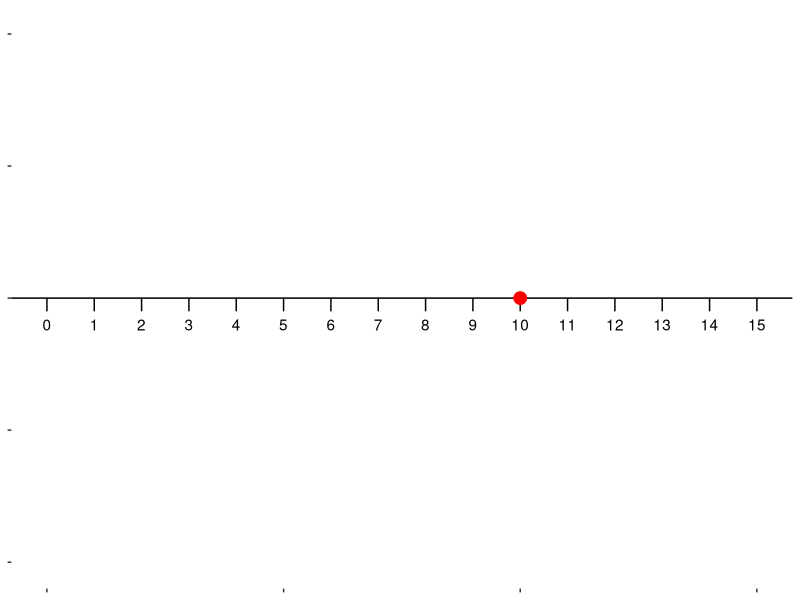
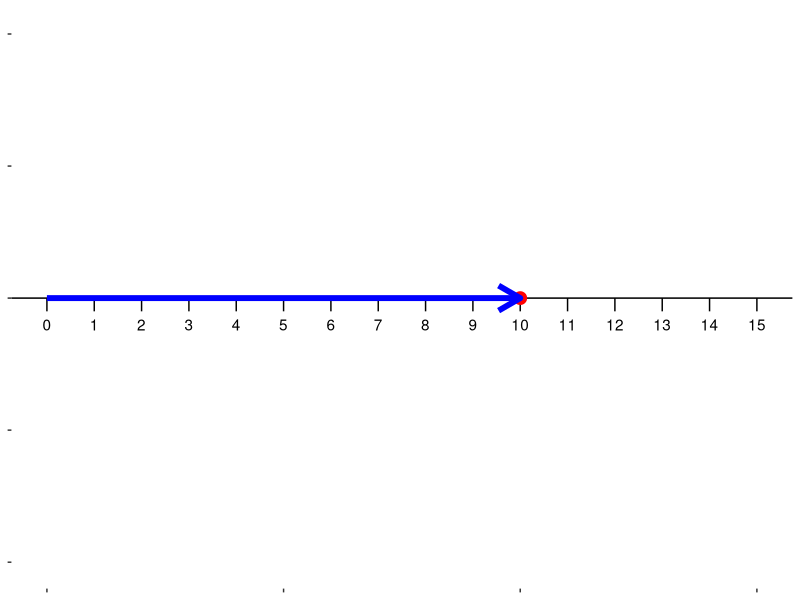
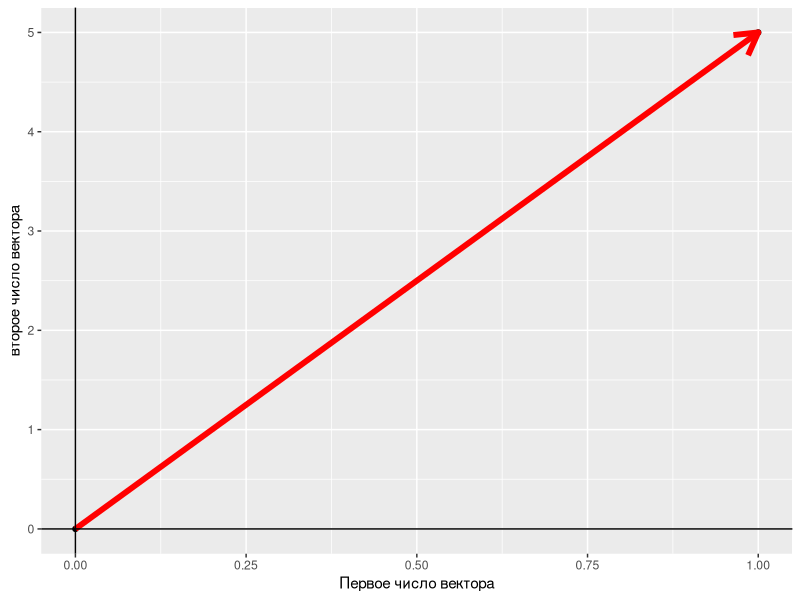
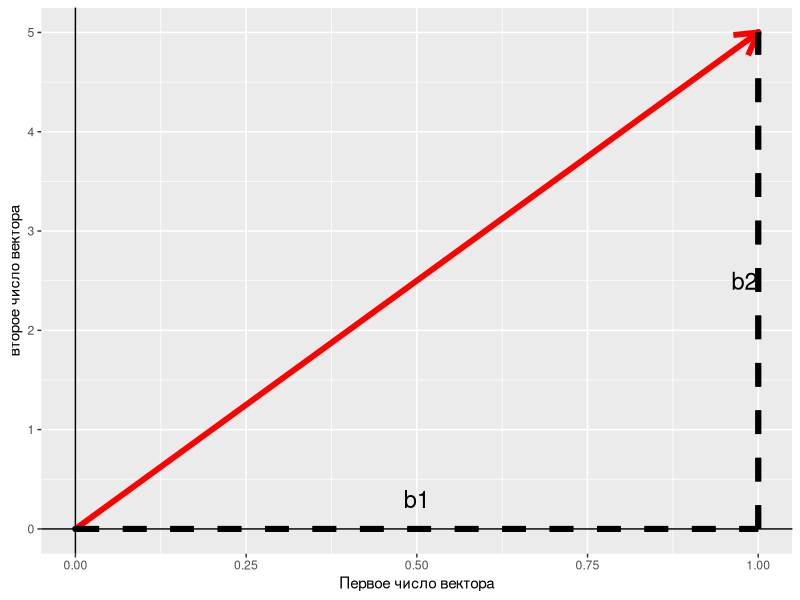
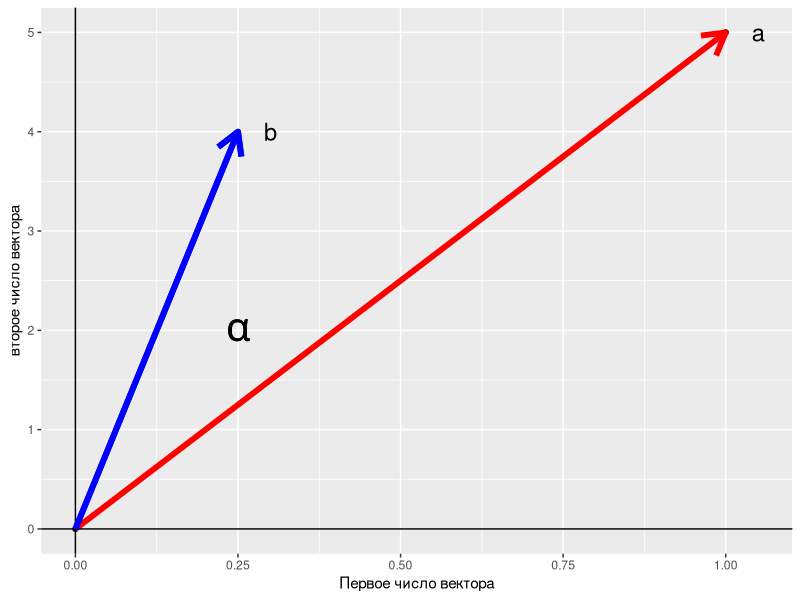
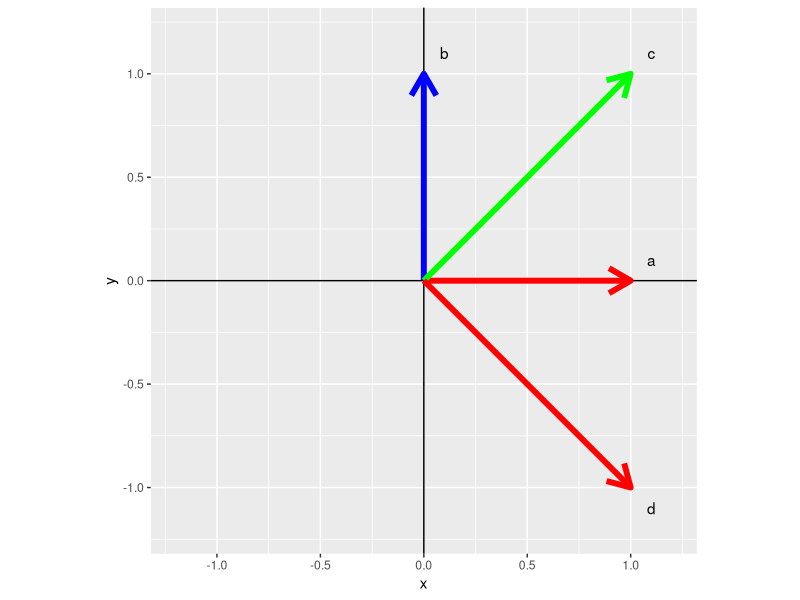
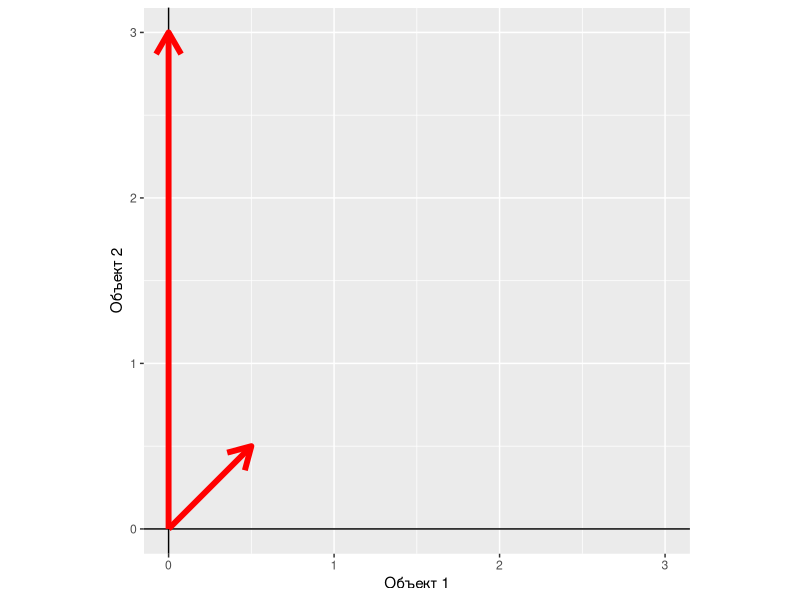
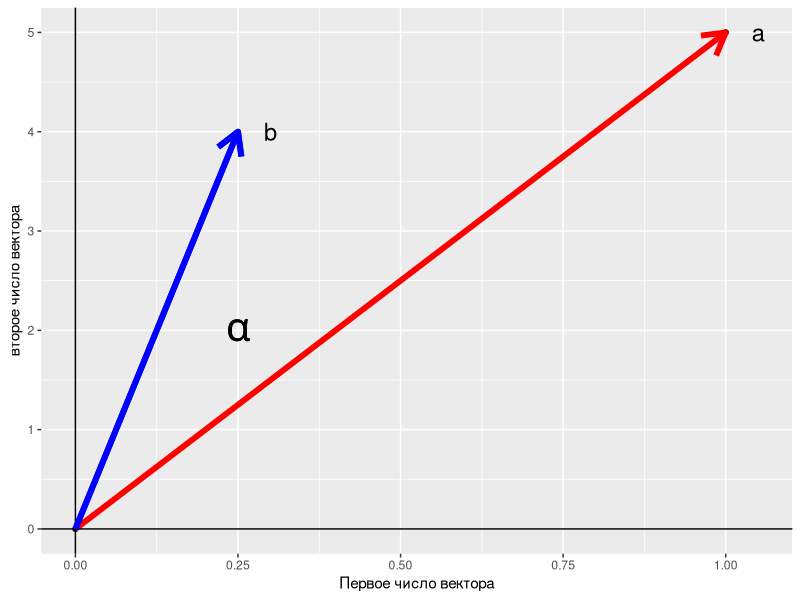

Write the R code that produced these figures, in order. (Note: this script raises an error after producing the figures.)
## ---- chunk 1
# output options
options(width = 70, scipen = 6, digits = 3)
library(knitr)
library(ggplot2)
library(grid)
library(gridExtra)


# chunk default options
opts_chunk$set(fig.align='center', tidy = FALSE, fig.width = 7, fig.height = 3, warning = FALSE)

ar <- arrow(type = "closed", length = unit(0.15,"cm"))
## ---- chunk 2
matrix(1:12, ncol = 3)
## ---- chunk 3
diag(seq(1,5))
## ---- chunk 4
A <- matrix(1:12, ncol = 3)
A
## ---- chunk 5
B <- t(A)
B
## ---- chunk 6
A + 4
## ---- chunk 7
A + A
## ---- chunk 8
A * 4
## ---- chunk 9
A * c(10, 11, 12, 13)

## ---- chunk 10
seq(1, 10, 2)
## ---- chunk 11
rnorm(10, 0, 1)
## ---- chunk 12
runif(1)
## ---- chunk 13
Pl_numeric_axis <- ggplot() + geom_hline(yintercept = 0) + theme(panel.background = element_blank(), axis.title = element_blank(), axis.text.y = element_blank()) + xlim(0,15) + ylim(1,-1) + geom_text(aes(x = 0:15, y = 0.1, label = paste(c(0,1:15) ))) + geom_segment(aes(x = 0:15, xend = 0:15, y =0, yend = 0.05)) + theme(axis.text.x = element_blank())
## ---- chunk 14
Pl_numeric_axis + 
  geom_point(aes(x= 10, y = 0), color = "red", size = 4)
## ---- chunk 15
Pl_numeric_axis + 
  geom_point(aes(x= 10, y = 0), color = "red", size = 4) +
  geom_segment(aes(x = 0, xend = 10, y = 0, yend = 0), color="blue", size = 2, arrow = arrow())
## ---- chunk 16
a <- data.frame(x = c(0, 1), y = c(0, 5))

Pl_vector <- 
ggplot(a, aes(x, y)) + 
  geom_point() + 
  geom_path(arrow = arrow(), size = 2, color = "red") + 
  labs(x="Первое число вектора", y ="второе число вектора")  + geom_hline(yintercept = 0) +
  geom_vline(xintercept = 0)

Pl_vector

## ---- chunk 17
Pl_vector + 
  geom_segment(aes(x = 0, xend = 1, y = 0, yend = 0), linetype = 2, size = 2) +
  geom_segment(aes(x = 1, xend = 1, y = 0, yend = 5), linetype = 2, size = 2) +
  geom_text(aes(x = c(0.5, 0.98), y = c(0.3, 2.5), label = c("b1", "b2")), size = 6)
  

## ---- chunk 18
Vec <- 1:5

sqrt(sum(Vec^2))

norm(t(Vec), type = "F") #Аналогчное решение
## ---- chunk 19
a <- c(2, 3, 1, 1, 2)
b <- c(1200, 1300, 1100, 1500, 800)

a %*% b
## ---- chunk 20
# library(ggforce)
# 
# arcs <- data.frame(
#   start = seq(0, 2 * pi, length.out = 11)[-11],
#   end = seq(0, 2 * pi, length.out = 11)[-1],
#   r = rep(1:2, 5)
# )
# 

Pl_vector + geom_segment(aes(x = 0, xend = 0.25, y = 0, yend = 4), arrow = arrow(), color = "blue", size = 2) + geom_text(aes(x = c(1 + 0.05, 0.25 +0.05), y = c(5, 4), label = c("a", "b")), size = 6) +  geom_text(aes(x = 0.25, y = 2, label=(paste(expression(alpha))) ),parse = TRUE, size = 10)
## ---- chunk 21
a <- c(0, 1)
b <- c(1, 0)
c <- c(1, 1)
d <- c(1, -1)
## ---- chunk 22
(a) %*% (b) #Ортогональны
(c) %*% (a) #Неортогональны
(c) %*% (b) #Неортогональны
(d) %*% (c) #Ортогональны
(c) %*% (a) #неортогональны
(b) %*% (d) #неортогональны


## ---- chunk 23

ggplot() + geom_vline(xintercept = 0) + geom_hline(yintercept = 0) + geom_segment(aes(x = 0, xend = 1, y = 0, yend = 0), arrow = arrow(), size = 2, color = "red")  + geom_segment(aes(x = 0, xend = 0, y = 0, yend = 1), arrow = arrow(), size = 2, color = "blue")   + geom_segment(aes(x = 0, xend = 1, y = 0, yend = 1), arrow = arrow(), size = 2, color = "green")  + geom_segment(aes(x = 0, xend = 1, y = 0, yend = -1), arrow = arrow(), size = 2, color = "red") + xlim(-1.2, 1.2) + ylim(-1.2,1.2) + coord_equal() + geom_text(aes(x=c(1.1, 0.1, 1.1, 1.1), y = c(0.1, 1.1, 1.1, -1.1), label=c("a", "b", "c", "d")))
## ---- chunk 24
Dat <- matrix(c(c(0.5, 0.5), c(0, 3)), nrow = 2)

row.names(Dat) <- c("Object1", "Object2")
colnames(Dat) <- c("Tr1", "Tr2") 

Dat_df <- as.data.frame(t(Dat))
Dat_df

ggplot(Dat_df) + geom_vline(xintercept = 0) + geom_hline(yintercept = 0) + geom_segment(aes(x = 0, xend = Object1, y = 0, yend = Object2), arrow = arrow(), size = 2, color = "red") + labs(x = "Объект 1", y = "Объект 2") + xlim(0, 3) + coord_fixed()
 
## ---- chunk 25
norm(t(Dat[ ,1 ]), type = "F") #Длина вектора Tr1 
norm(t(Dat[ , 2]), type = "F") #Длина вектора Tr2

## ---- chunk 26

cos_a <- (Dat[, 1] %*% Dat[, 2])/(norm(t(Dat[, 1]), type = "F") * 
                                    norm(t(Dat[, 2]), type = "F"))

cos_a

## ---- chunk 27
b <- data.frame(x = c(0, 0.25), y = c(0, 4))
Pl_vector + geom_segment(aes(x = 0, xend = 0.25, y = 0, yend = 4), arrow = arrow(), color = "blue", size = 2) + geom_text(aes(x = c(1 + 0.05, 0.25 +0.05), y = c(5, 4), label = c("a", "b")), size = 6) +  geom_text(aes(x = 0.25, y = 2, label=(paste(expression(alpha))) ),parse = TRUE, size = 10)
## ---- chunk 28
vec_a <- c(1, 5)
vec_b <- c(0.25, 4)

cos_alpha <- vec_a %*% vec_b / (norm(t(vec_a), type = "F") * norm(t(vec_b), type = "F")) 

cos_alpha
## ---- chunk 29
Pl_vector + geom_segment(aes(x = 0, xend = 0.25, y = 0, yend = 4), arrow = arrow(), color = "blue", size = 2) + geom_text(aes(x = c(1 + 0.05, 0.25 +0.05), y = c(5, 4), label = c("a", "b")), size = 6) +  geom_text(aes(x = 0.25, y = 2, label=(paste(expression(alpha))) ),parse = TRUE, size = 10)
## ---- chunk 30
vectors <- data.frame(a = c(1, 5), b = c(0.25, 4), c = c(-3, 0))
vectors



## ---- chunk 31
Pl_vector + 
  geom_segment(aes(x = 0, xend = 0.25, y = 0, yend = 4), arrow = arrow(), color = "blue", size = 2) + 
  geom_text(aes(x = c(1 + 0.05, 0.25 +0.05), y = c(5, 4), label = c("a", "b")), size = 6) +
  geom_segment(aes(x = 0, xend = -3, y = 0, yend = 0), arrow = arrow(), color = "darkgreen", size = 2) + 
    geom_text(aes(x = c(-3 - 0.05), y = c(0), label = c("с")), size = 6) 


## ---- chunk 32
with(vectors, a %*% b/(norm(t(a), type = "F") * norm(t(b), type = "F")) )

with(vectors, a %*% c/(norm(t(a), type = "F") * norm(t(c), type = "F")) )

with(vectors, b %*% c/(norm(t(b), type = "F") * norm(t(c), type = "F")) )

## ---- chunk 33
set.seed(12345)
vec_1 <- rnorm(100, 10, 1)
vec_2 <- -10*vec_1 + 10 + rnorm(100, 0, 10)
## ---- chunk 34
cor(vec_1, vec_2)
## ---- chunk 35
# Центрированные векторы
vec_1_c <- as.vector(scale(vec_1, center = T, scale = F))
vec_2_c <- as.vector(scale(vec_2, center = T, scale = F))

cos_alpha <- (vec_1_c %*% vec_2_c)/(norm(t(vec_1_c), type = "F")*norm(t(vec_2_c), type = "F"))
cos_alpha
## ---- chunk 36
Vec <- 1:5
Vec
## ---- chunk 37
normalized_Vec <- Vec/norm(t(Vec), type = "F")
normalized_Vec
## ---- chunk 38
norm(t(normalized_Vec), type = "F")

## ---- chunk 39
Dat <- matrix(c(c(0.5, 0.5), c(0, 3)), nrow = 2)

row.names(Dat) <- c("Object1", "Object2")
colnames(Dat) <- c("Tr1", "Tr2") 

Dat_df <- as.data.frame(t(Dat))

Dat_df_norm <- Dat_df

Dat_df
## ---- chunk 40

Dat_df_norm[1, ] <- Dat_df[1,]/norm(t(Dat_df[1,]), type = "F")

Dat_df_norm[2, ] <- Dat_df[2,]/norm(t(Dat_df[2,]), type = "F")

Dat_df_norm

ggplot() + geom_vline(xintercept = 0) + geom_hline(yintercept = 0) + geom_segment(dat = Dat_df, aes(x = 0, xend = Object1, y = 0, yend = Object2), arrow = arrow(), size = 2, color = "red") +  geom_segment(dat = Dat_df_norm, aes(x = 0, xend = Object1, y = 0, yend = Object2), arrow = arrow(), size = 2, color = "blue") + labs(x = "Объект 1", y = "Объект 2") + xlim (0, 3) + coord_fixed()

## ---- chunk 41
A
## ---- chunk 42
A %*% c(10, 10, 10)
## ---- chunk 43
c(10, 10, 10) %*% A
## ---- chunk 44
c(10, 10, 10, 10) %*% A
## ---- chunk 45
A %*% c(10, 10, 10, 10)
## ---- chunk 46
A
## ---- chunk 47
B
## ---- chunk 48
A %*% B
## ---- chunk 49
A %*% A

## ---- chunk 50
y = c(2,2,3,3,2,2,3,4,5,6,6,5,4,3,2)
x = c(2,3,4,5,6,7,7,7,6,5,4,3,2,2,2)

## ---- chunk 51
cbind((x), (y))
## ---- chunk 52
Matr <- as.data.frame(t(cbind((x), (y))))
Matr


## ---- chunk 53
Image <- cbind((x), (y))
Image

## ---- chunk 54
Image2 <- as.data.frame(cbind((x), (y)))

ggplot(Image2) + geom_segment(aes(x = 0, y = 0, xend = V1, yend = V2), arrow = arrow())

## ---- chunk 55
qplot(Image[,1], Image[,2] ) + geom_polygon(fill = "red") + coord_fixed()

## ---- chunk 56
phi <- 30  # Угол в градусах, 
# на который надо повернуть объект

angle <- phi*pi/180 # Угол в радианах

# Вращающая матрица
Rot <- matrix(c(cos(angle), sin(angle), 
                -sin(angle), cos(angle)), nrow = 2)


# Перобразованние исходной матрицы 
# с помощью вращающей матрицы

Image_trans <-   t((Rot) %*% t(Image))     


qplot(Image_trans[,1], Image_trans[,2] ) + 
  geom_polygon(fill = "red") + 
  coord_fixed()


## ---- chunk 57
Scale <- matrix(c(1, 0, 0, 2), nrow = 2)

Image_trans2 <-   t((Scale) %*% t(Image_trans))     

qplot(Image_trans2[,1], Image_trans2[,2] ) + 
  geom_polygon(fill = "red") + 
  coord_fixed()

## ---- chunk 58

library(gridExtra)

X_back <- rnorm(20, 0, 4)
Y_back <- rnorm(20, 1, 4)

XY <- data.frame(x = X_back, y = Y_back)

meanX <- 0
meanY <- 1
Xmin <- -5
Xmax <- 5
Ymin <- -5
Ymax <- 5

X <- 2
Y <- 4
X1 <- -2
Y1 <- -4
X2 <- 2
Y2 <- -4

ar <- arrow(type = "closed", length = unit(0.15,"cm"))

Pl_positiv1 <- 
  ggplot() + 
  geom_point(data = XY, aes(x = X, y = Y), color = "lightgrey") + 
  geom_point(aes(x = c(meanX, X), y = c(meanY, Y))) +
  xlim(Xmin, Xmax) + ylim(Ymin, Ymax) + guides(size = "none") + 
  geom_segment(aes(x = meanX, y = meanY, xend = X - 0.2, yend = Y - 0.2), arrow = ar) +
  geom_segment(aes(x = meanX, y = meanY, xend = meanX, yend = Ymin), linetype = 2) +
  geom_segment(aes(x = meanX, y = meanY, xend = Xmin, yend = meanY), linetype = 2) +
  geom_segment(aes(x = X, y = Y, xend = Xmin, yend = Y), linetype = 2) +
  geom_segment(aes(x = X, y = Y, xend = X, yend = Ymin), linetype = 2) +
  geom_segment(aes(x = meanX, y = Ymin, xend = X, yend = Ymin), arrow = ar, color = ("red"), size = 1) + 
  labs(x = "x", y = "y") +
  geom_segment(aes(x = Xmin, y = meanY, xend = Xmin, yend = Y), arrow = ar, color = ("red"), size = 1) + 
  ggtitle("Положительные\nотклонения") 


Pl_positiv2 <- 
  ggplot() + 
  geom_point(data = XY, aes(x = X, y = Y), color = ("lightgrey")) + 
  geom_point(aes(x = c(meanX, X1), y = c(meanY, Y1))) +
  xlim(Xmin, Xmax) + ylim(Ymin, Ymax) + guides(size = "none") + 
  geom_segment(aes(x = meanX, y = meanY, xend = X1 + 0.2, yend = Y1 + 0.2), arrow = ar) +
  geom_segment(aes(x = meanX, y = meanY, xend = meanX, yend = Ymin), linetype = 2) +
  geom_segment(aes(x = meanX, y = meanY, xend = Xmin, yend = meanY), linetype = 2) +
  geom_segment(aes(x = X1, y = Y1, xend = Xmin, yend = Y1), linetype = 2) +
  geom_segment(aes(x = X1, y = Y1, xend = X1, yend = Ymin), linetype = 2) +
  geom_segment(aes(x = meanX, y = Ymin, xend = X1, yend = Ymin), arrow = ar, color = ("blue"), size = 1) + 
  geom_segment(aes(x = Xmin, y = meanY, xend = Xmin, yend = Y1), arrow = ar, color = ("blue"), size = 1) + 
  labs(x = "x", y = "y") +
  ggtitle("Отрицательные\nотклонения")

Pl_negative <- 
  ggplot() + 
  geom_point(data = XY, aes(x = X, y = Y), color = ("lightgrey")) + 
  geom_point(aes(x = c(meanX, X2), y = c(meanY, Y2))) +
  xlim(Xmin, Xmax) + ylim(Ymin, Ymax) + guides(size = "none") + 
  geom_segment(aes(x = meanX, y = meanY, xend = X2 - 0.2, yend = Y2 + 0.2), arrow = ar) +
  geom_segment(aes(x = meanX, y = meanY, xend = meanX, yend = Ymin), linetype = 2) +
  geom_segment(aes(x = meanX, y = meanY, xend = Xmin, yend = meanY), linetype = 2) +
  geom_segment(aes(x = X2, y = Y2, xend =Xmin, yend = Y2), linetype = 2) +
  geom_segment(aes(x = X2, y = Y2, xend = X, yend = Ymin), linetype = 2) +
  geom_segment(aes(x = meanX, y = Ymin, xend = X2, yend = Ymin), arrow = ar, color = ("red"), size = 1)+ 
  geom_segment(aes(x = Xmin, y = meanY, xend = Xmin, yend = Y2), arrow = ar, color = ("blue"), size = 1) + 
  labs(x = "x", y = "y") +
  ggtitle("Отклонения\nв разных направлениях")

grid.arrange(Pl_positiv1, Pl_positiv2, Pl_negative, nrow = 1)

## ---- chunk 59
M <- matrix(c(1,2,3,4,5,5,2,1,2,5,2,1,3,5,4,6,8,4,0,2), ncol = 4)
M
## ---- chunk 60
Cent_M <- scale(M, center = TRUE, scale = FALSE) 
Cent_M
## ---- chunk 61
# Вычисление вручную
Cov_M <- (t(Cent_M) %*% Cent_M)/(nrow(M) - 1)
Cov_M
## ---- chunk 62
cov(M) # Стандартная функция R
## ---- chunk 63
diag(Cov_M)
## ---- chunk 64
apply(M, 2, FUN = function(x)sd(x)^2)
## ---- chunk 65
Stand_M <- scale(M, center = TRUE, scale = TRUE)
Stand_M
## ---- chunk 66
# Вычисление вручную
Cor_M <- (t(Stand_M) %*% Stand_M)/(nrow(M) - 1)
Cor_M
## ---- chunk 67
cor(M) # Стандартная функция R
## ---- chunk 68
X <- matrix(c(seq(1, 8),10), nrow = 3, byrow = T)
X
## ---- chunk 69
det(X)
## ---- chunk 70
solve(X)

## ---- chunk 71
round(solve(X) %*% X )
